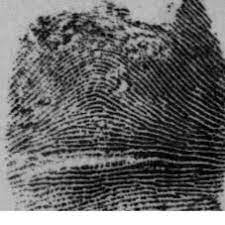
#> input picture test1.jpg, 225 x 225 px
$ python MAIN.py
#> lines starting #> are read from the running program, lines starting #| are printed output that depends on the picture; after the words box and inside, x2 and y2 are one past the last pixel; in counts of white or black regions, pixels touching at a corner belong together
#> in save_equalized_image, image is the input picture: shape (225, 225, 3); min 0, max 255, mean 102.3
import cv2
import numpy as np
import matplotlib.pyplot as plt
import os
import random


'''
START OF SEGMENT 1

MIT License

Copyright (c) 2024 Enoch Kwateh Dongbo

Permission is hereby granted, free of charge, to any person obtaining a copy
of this software and associated documentation files (the "Software"), to deal
in the Software without restriction, including without limitation the rights
to use, copy, modify, merge, publish, distribute, sublicense, and/or sell
copies of the Software, and to permit persons to whom the Software is
furnished to do so, subject to the following conditions:

The above copyright notice and this permission notice shall be included in all
copies or substantial portions of the Software.

THE SOFTWARE IS PROVIDED "AS IS", WITHOUT WARRANTY OF ANY KIND, EXPRESS OR
IMPLIED, INCLUDING BUT NOT LIMITED TO THE WARRANTIES OF MERCHANTABILITY,
FITNESS FOR A PARTICULAR PURPOSE AND NONINFRINGEMENT. IN NO EVENT SHALL THE
AUTHORS OR COPYRIGHT HOLDERS BE LIABLE FOR ANY CLAIM, DAMAGES OR OTHER
LIABILITY, WHETHER IN AN ACTION OF CONTRACT, TORT OR OTHERWISE, ARISING FROM,
OUT OF OR IN CONNECTION WITH THE SOFTWARE OR THE USE OR OTHER DEALINGS IN THE
SOFTWARE.
'''

def calculate_histogram(image):
        """Calculate histogram for a grayscale image."""
        if len(image.shape) == 3:
            gray_image = cv2.cvtColor(image, cv2.COLOR_BGR2GRAY)
        else:
            gray_image = image

        # Calculate histogram
        histogram = cv2.calcHist([gray_image], [0], None, [256], [0, 256])

        return histogram

def histogram_equalization(image):
        """Perform histogram equalization on a grayscale image."""
        # Convert the image to grayscale if it's not already
        if len(image.shape) == 3:
            gray_image = cv2.cvtColor(image, cv2.COLOR_BGR2GRAY)
        else:
            gray_image = image

        # Apply histogram equalization
        equalized_image = cv2.equalizeHist(gray_image)
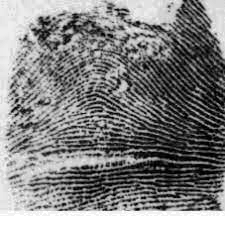
#> equalized_image: shape (225, 225); min 0, max 255, mean 127.4

        # Convert back to BGR format
        equalized_bgr_image = cv2.cvtColor(equalized_image, cv2.COLOR_GRAY2BGR)

        return equalized_bgr_image

'''
END OF SEGMENT 1
'''

def save_equalized_image(input_image_path):
    # Load the image
    image = cv2.imread(input_image_path)

    # Perform histogram equalization
    equalized_image = histogram_equalization(image)

    # Get the output image path
    output_image_path = os.path.splitext(input_image_path)[0] + '_equalized.png'

    # Save the equalized image
    cv2.imwrite(output_image_path, equalized_image)

    print(f"Equalized image saved as: {output_image_path}")


def binarize_image(image_path, threshold):
    # Read the image in grayscale
#> called with image_path = 'test1_equalized.png', threshold = 120
    image = cv2.imread(image_path, 0)

    # Apply binary thresholding
    _, binary_image = cv2.threshold(image, threshold, 255, cv2.THRESH_BINARY)
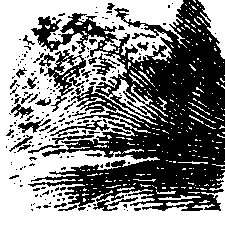
#> binary_image: shape (225, 225); 52.4% white; 210 black regions (170 under 20 px), largest, box (x1, y1, x2, y2) and area: (28, 0, 225, 211) 20398, (44, 49, 86, 112) 769, (50, 120, 110, 137) 231

    return binary_image

def save_binarized_image(input_image_path, threshold):
    # Perform binarization
    binarized_image = binarize_image(input_image_path, threshold)

    # Get the output image path
    output_image_path = os.path.splitext(input_image_path)[0] + '_binarized.png'

    # Save the image
    cv2.imwrite(output_image_path, binarized_image)

    print(f"Binarized image saved as: {output_image_path}")

# Input image path
input_image_path = 'test1.jpg'
equilized_image_path = 'test1_equalized.png'

# Call the function to save the equalized image
save_equalized_image(input_image_path)
save_binarized_image(equilized_image_path, 120)

$ run again, with test.png saved as test1.jpg
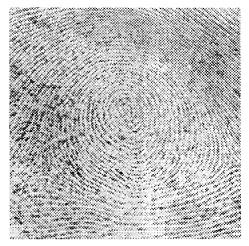
#> input picture test.png, 249 x 246 px
#> in save_equalized_image, image is the input picture: shape (246, 249, 3); min 0, max 255, mean 192
#> in histogram_equalization, `equalized_image = cv2.equalizeHist(gray_image)`:
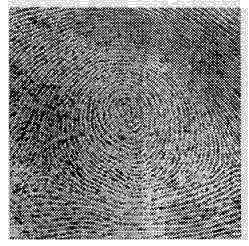
#> equalized_image: shape (246, 249); min 0, max 255, mean 130.2
#> in binarize_image, `_, binary_image = cv2.threshold(image, threshold, 255, cv2.THRESH_BINA..`:
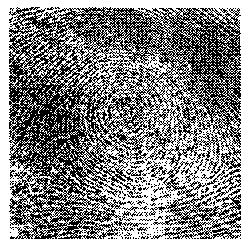
#> binary_image: shape (246, 249); 52.8% white; black in thin lines or dots, all inside (x1, y1, x2, y2) = (9, 7, 241, 239)
